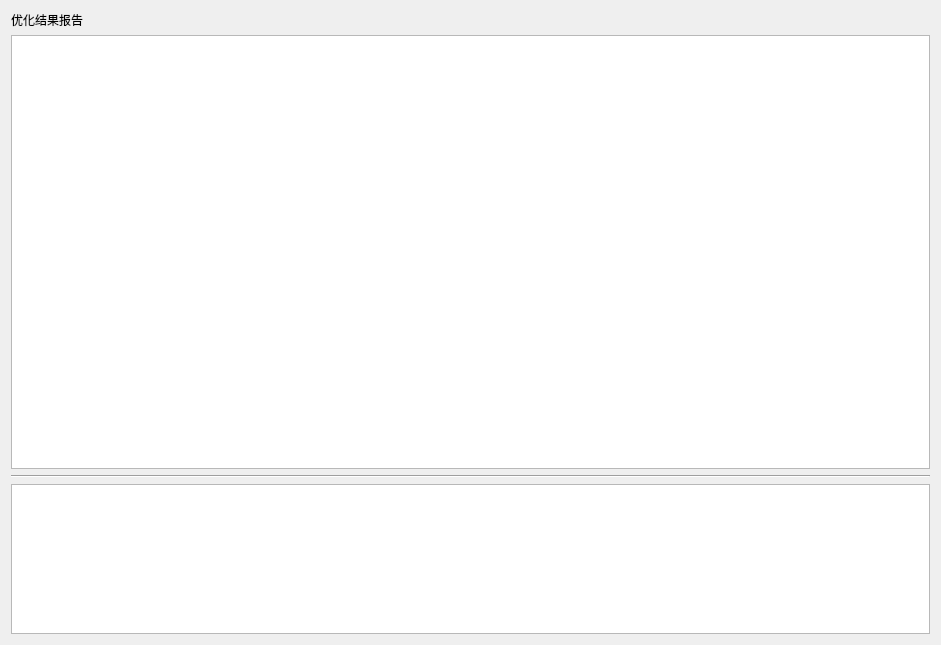
<?xml version="1.0" encoding="UTF-8"?>
<ui version="4.0">
 <class>Form</class>
 <widget class="QWidget" name="Form">
  <property name="geometry">
   <rect>
    <x>0</x>
    <y>0</y>
    <width>941</width>
    <height>645</height>
   </rect>
  </property>
  <property name="windowTitle">
   <string>报告形式结果</string>
  </property>
  <layout class="QVBoxLayout" name="verticalLayout">
   <item>
    <widget class="QLabel" name="label">
     <property name="text">
      <string>优化结果报告</string>
     </property>
    </widget>
   </item>
   <item>
    <widget class="QTextBrowser" name="textBrowser"/>
   </item>
   <item>
    <widget class="Line" name="line">
     <property name="orientation">
      <enum>Qt::Horizontal</enum>
     </property>
    </widget>
   </item>
   <item>
    <widget class="QTextBrowser" name="textBrowser_2">
     <property name="sizePolicy">
      <sizepolicy hsizetype="Expanding" vsizetype="Minimum">
       <horstretch>0</horstretch>
       <verstretch>0</verstretch>
      </sizepolicy>
     </property>
     <property name="maximumSize">
      <size>
       <width>16777215</width>
       <height>150</height>
      </size>
     </property>
     <property name="layoutDirection">
      <enum>Qt::LeftToRight</enum>
     </property>
     <property name="html">
      <string>&lt;!DOCTYPE HTML PUBLIC &quot;-//W3C//DTD HTML 4.0//EN&quot; &quot;http://www.w3.org/TR/REC-html40/strict.dtd&quot;&gt;
&lt;html&gt;&lt;head&gt;&lt;meta name=&quot;qrichtext&quot; content=&quot;1&quot; /&gt;&lt;style type=&quot;text/css&quot;&gt;
p, li { white-space: pre-wrap; }
&lt;/style&gt;&lt;/head&gt;&lt;body style=&quot; font-family:'SimSun'; font-size:7.2pt; font-weight:400; font-style:normal;&quot;&gt;
&lt;p align=&quot;justify&quot; style=&quot;-qt-paragraph-type:empty; margin-top:0px; margin-bottom:0px; margin-left:0px; margin-right:0px; -qt-block-indent:0; text-indent:0px; font-size:9pt;&quot;&gt;&lt;br /&gt;&lt;/p&gt;&lt;/body&gt;&lt;/html&gt;</string>
     </property>
    </widget>
   </item>
  </layout>
 </widget>
 <resources/>
 <connections/>
</ui>
